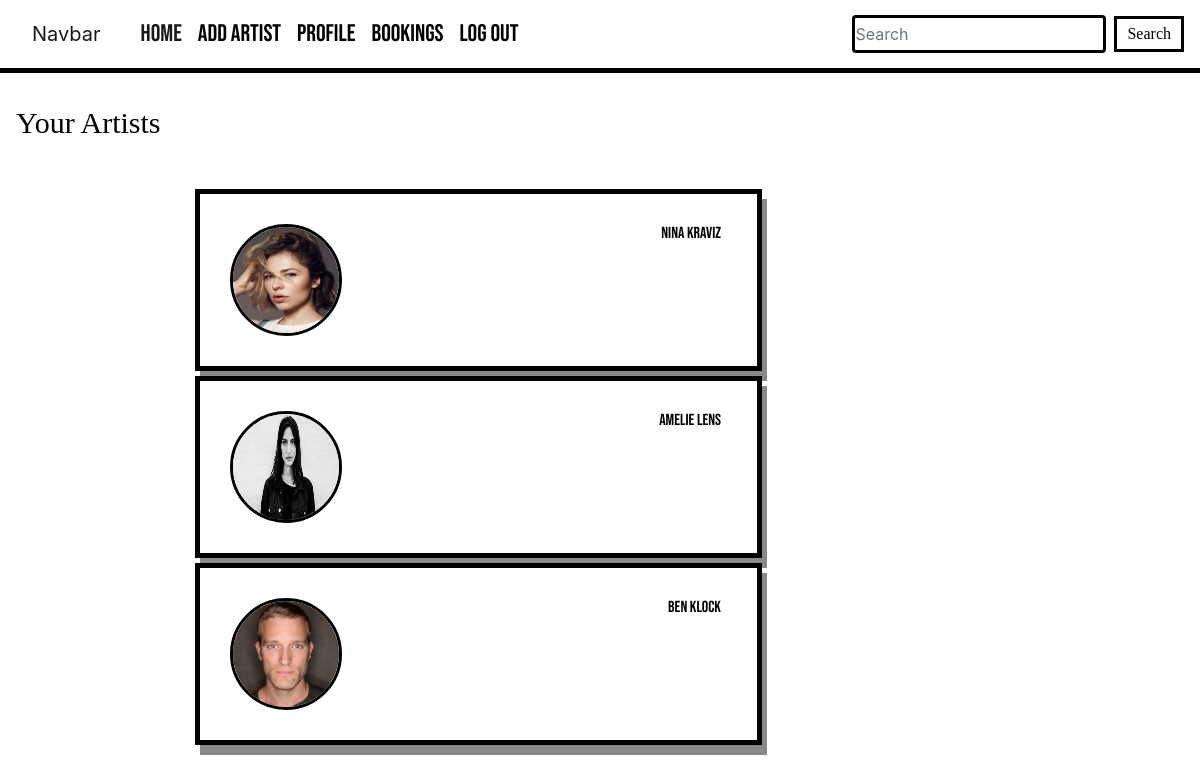
The app's page /user_profile/ (signed in) with its own data.
### bookings/models.py (models this page shows, shortened)
class Artist(models.Model):
   name=models.CharField(max_length=200)
   description=models.CharField(max_length=200)
   rider=models.CharField(max_length=200)
   user=models.ForeignKey(User,on_delete=models.CASCADE)
   photo=models.ImageField(default="nogenderavatar.png",upload_to="images/")

### bookings/views.py (the view)
# urls.py: path('user_profile/',views.user_profile, name='user_profile'),
@csrf_exempt
@login_required
def user_profile(request):
  ur=request.user
  roster=Artist.objects.filter(user=ur.id)
  paginator=Paginator(roster,6)
  page=request.GET.get('page',1)
  try:
      p=paginator.page(page)
  except PageNotAnInteger:
      p=paginator.page(1)
  except EmptyPage:
      p=paginator.page(paginator.num_pages)
  context={
      'ur':ur,
      'roster':roster,
      'page':page,
      'p':p,
  }
  return render(request,'user_profile.html' , context)

### bookings/templates/user_profile.html (shortened to what this page needs)
{% extends "layout.html" %}
{% block content %}
<div>
    <div class="title">
          <h1>Your Artists </h1>
    </div>
    <div class="container">
        {% for ar in p %}
          {% if ar in roster %}
          <div class="content">
             <a class="artist-name" id="name-artist" href="{% url 'artist_info' pk=ar.pk %}">{{ ar.name }}</a>
             {% if ar.photo %}
             <img src="{{ ar.photo.url }}" width="100" height="100" class="avatarImage" />
             {% endif %}
          </div>
          {% endif %}
        {% endfor %}
    </div>
</div>
{% endblock %}

### static/css/main.css (style rules this page uses)
.avatarImage { vertical-align: middle; width: 7em; height: 7em; border-radius: 50%; border:3px solid black; margin: 10px; }
.container { max-width:100% ; }
@media (min-width:605px) { .container { max-width:70%; } }
.title { margin-left:1em; margin-top: 2em; margin-bottom: 3em; }
.content { border: 5px solid black; padding: 20px; position: relative; min-width: 70%; max-width:70%; margin-top: 5px; box-shadow: 5px 10px #888888; display: flex; justify-content: space-between; flex-direction: row-reverse; }
.artist-name { font-family: 'Bebas Neue', cursive; font-size:1em; text-decoration:none; }
body { background: #ffffff; color: #000001; }
h1 { color:#000001; font-family:Impact,fantasy; font-size:30px; }
a { color:black; background-color: transparent; }
img { max-width: 100%; height: auto; }
a { text-decoration:none; display: inline-block; padding: 8px 16px; }

### records on screen
Artist: name "Nina Kraviz", photo (picture)
Artist: name "Amelie Lens", photo (picture)
Artist: name "Ben Klock", photo (picture)
